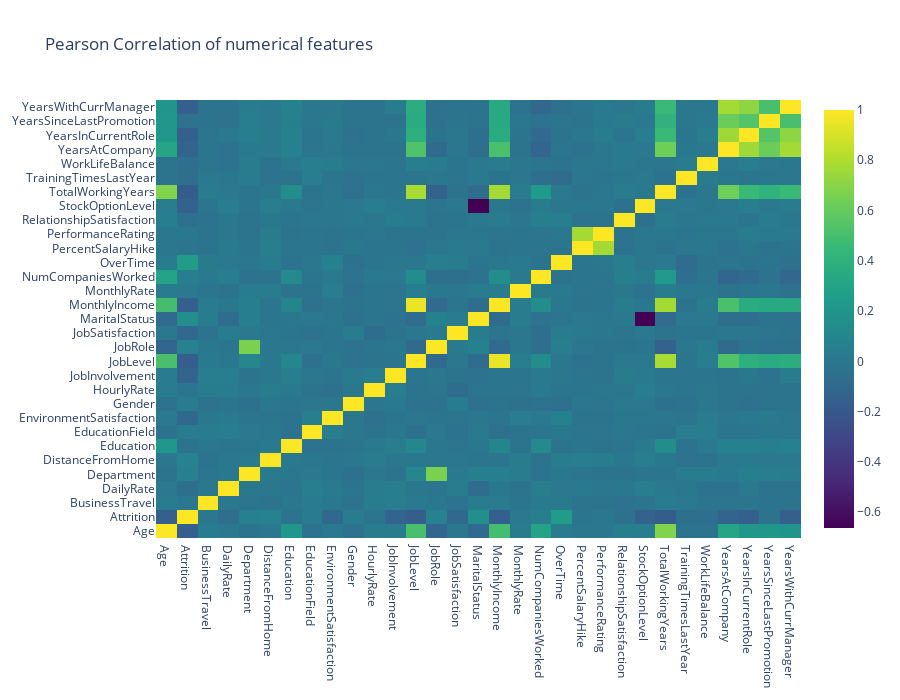

Notebook code cell kept with this figure:
### Code cell
# check the correlation between target and other columns
def correlation_heatmap(df):
    columns = df.columns
    data = [go.Heatmap(z=df[columns].corr().values,
              x=df[columns].columns.values,
              y=df[columns].columns.values,
              colorscale="Viridis",
              reversescale=False,
              opacity=1.0)]

    layout = go.Layout(
        title='Pearson Correlation of numerical features',
        xaxis = dict(ticks='', nticks=len(columns)),
        yaxis = dict(ticks='' ),
        width = 900, height = 700,
    )

    fig = go.Figure(data=data, layout=layout)
    py.iplot(fig, filename='labelled-heatmap')
correlation_heatmap(df)

### Figure 1 — Plotly figure (JSON) as saved in the notebook; plotly's stock layout.template omitted (floating-point values rounded to 4 significant figures; data arrays with more than 128 entries replaced by an {"elided": "..."} marker saying what was removed)
{"data": [{"colorscale": [[0, "#440154"], [0.1111, "#482878"], [0.2222, "#3e4989"], [0.3333, "#31688e"], [0.4444, "#26828e"], [0.5556, "#1f9e89"], [0.6667, "#35b779"], [0.7778, "#6ece58"], [0.8889, "#b5de2b"], [1, "#fde725"]], "opacity": 1, "reversescale": false, "type": "heatmap", "x": ["Age", "Attrition", "BusinessTravel", "DailyRate", "Department", "DistanceFromHome", "Education", "EducationField", "EnvironmentSatisfaction", "Gender", "HourlyRate", "JobInvolvement", "JobLevel", "JobRole", "JobSatisfaction", "MaritalStatus", "MonthlyIncome", "MonthlyRate", "NumCompaniesWorked", "OverTime", "PercentSalaryHike", "PerformanceRating", "RelationshipSatisfaction", "StockOptionLevel", "TotalWorkingYears", "TrainingTimesLastYear", "WorkLifeBalance", "YearsAtCompany", "YearsInCurrentRole", "YearsSinceLastPromotion", "YearsWithCurrManager"], "y": ["Age", "Attrition", "BusinessTravel", "DailyRate", "Department", "DistanceFromHome", "Education", "EducationField", "EnvironmentSatisfaction", "Gender", "HourlyRate", "JobInvolvement", "JobLevel", "JobRole", "JobSatisfaction", "MaritalStatus", "MonthlyIncome", "MonthlyRate", "NumCompaniesWorked", "OverTime", "PercentSalaryHike", "PerformanceRating", "RelationshipSatisfaction", "StockOptionLevel", "TotalWorkingYears", "TrainingTimesLastYear", "WorkLifeBalance", "YearsAtCompany", "YearsInCurrentRole", "YearsSinceLastPromotion", "YearsWithCurrManager"], "z": {"elided": "31x31 float values"}}], "layout": {"height": 700, "title": {"text": "Pearson Correlation of numerical features"}, "width": 900, "xaxis": {"nticks": 31, "ticks": ""}, "yaxis": {"ticks": ""}}}
